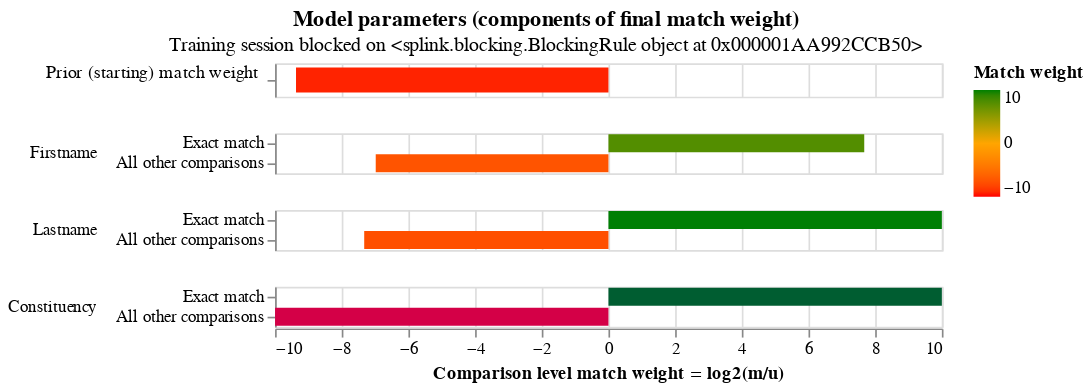

This figure's notebook cell:
### Code cell
em_session = linker.estimate_parameters_using_expectation_maximisation('True', fix_u_probabilities=False, fix_probability_two_random_records_match=False)
em_session.match_weights_interactive_history_chart()

### Figure 1 — Vega-Lite specification as saved in the notebook (floating-point values rounded to 4 significant figures)
{"config": {"view": {"width": 400, "height": 60}, "mark": {"tooltip": null}, "title": {"anchor": "middle"}, "header": {"title": null}}, "params": [{"name": "iteration_number", "value": 3, "bind": {"input": "range", "min": 0, "max": 3, "step": 1}, "description": "Filter by the iteration number"}], "data": {"values": [{"comparison_name": "probability_two_random_records_match", "sql_condition": null, "label_for_charts": "", "m_probability": null, "u_probability": null, "m_probability_description": null, "u_probability_description": null, "has_tf_adjustments": false, "tf_adjustment_column": null, "tf_adjustment_weight": null, "is_null_level": false, "bayes_factor": 0.0001, "log2_bayes_factor": -13.29, "comparison_vector_value": 0, "max_comparison_vector_value": 0, "bayes_factor_description": "The probability that two random records drawn at random match is 0.000 or one in  10,000.0 records.This is equivalent to a starting match weight of -13.288.", "probability_two_random_records_match": 0.001508, "comparison_sort_order": -1, "iteration": 0}, {"comparison_name": "Firstname", "sql_condition": "\"Firstname_l\" = \"Firstname_r\"", "label_for_charts": "Exact match", "m_probability": 0.95, "u_probability": 0.0009277, "m_probability_description": "Amongst matching record comparisons, 95.00% of records are in the exact match comparison level", "u_probability_description": "Amongst non-matching record comparisons, 0.09% of records are in the exact match comparison level", "has_tf_adjustments": false, "tf_adjustment_column": null, "tf_adjustment_weight": 1.0, "is_null_level": false, "bayes_factor": 1024.0, "log2_bayes_factor": 10.0, "comparison_vector_value": 1, "max_comparison_vector_value": 1, "bayes_factor_description": "If comparison level is `exact match` then comparison is 1,024.00 times more likely to be a match", "probability_two_random_records_match": 0.001508, "comparison_sort_order": 0, "iteration": 0}, {"comparison_name": "Firstname", "sql_condition": "ELSE", "label_for_charts": "All other comparisons", "m_probability": 0.05, "u_probability": 1.6, "m_probability_description": "Amongst matching record comparisons, 5.00% of records are in the all other comparisons comparison level", "u_probability_description": "Amongst non-matching record comparisons, 160.00% of records are in the all other comparisons comparison level", "has_tf_adjustments": false, "tf_adjustment_column": null, "tf_adjustment_weight": 1.0, "is_null_level": false, "bayes_factor": 0.03125, "log2_bayes_factor": -5.0, "comparison_vector_value": 0, "max_comparison_vector_value": 1, "bayes_factor_description": "If comparison level is `all other comparisons` then comparison is  32.00 times less likely to be a match", "probability_two_random_records_match": 0.001508, "comparison_sort_order": 0, "iteration": 0}, {"comparison_name": "Lastname", "sql_condition": "\"Lastname_l\" = \"Lastname_r\"", "label_for_charts": "Exact match", "m_probability": 0.95, "u_probability": 0.0009277, "m_probability_description": "Amongst matching record comparisons, 95.00% of records are in the exact match comparison level", "u_probability_description": "Amongst non-matching record comparisons, 0.09% of records are in the exact match comparison level", "has_tf_adjustments": false, "tf_adjustment_column": null, "tf_adjustment_weight": 1.0, "is_null_level": false, "bayes_factor": 1024.0, "log2_bayes_factor": 10.0, "comparison_vector_value": 1, "max_comparison_vector_value": 1, "bayes_factor_description": "If comparison level is `exact match` then comparison is 1,024.00 times more likely to be a match", "probability_two_random_records_match": 0.001508, "comparison_sort_order": 1, "iteration": 0}, {"comparison_name": "Lastname", "sql_condition": "ELSE", "label_for_charts": "All other comparisons", "m_probability": 0.05, "u_probability": 1.6, "m_probability_description": "Amongst matching record comparisons, 5.00% of records are in the all other comparisons comparison level", "u_probability_description": "Amongst non-matching record comparisons, 160.00% of records are in the all other comparisons comparison level", "has_tf_adjustments": false, "tf_adjustment_column": null, "tf_adjustment_weight": 1.0, "is_null_level": false, "bayes_factor": 0.03125, "log2_bayes_factor": -5.0, "comparison_vector_value": 0, "max_comparison_vector_value": 1, "bayes_factor_description": "If comparison level is `all other comparisons` then comparison is  32.00 times less likely to be a match", "probability_two_random_records_match": 0.001508, "comparison_sort_order": 1, "iteration": 0}, {"comparison_name": "Constituency", "sql_condition": "\"Constituency_l\" = \"Constituency_r\"", "label_for_charts": "Exact match", "m_probability": 0.95, "u_probability": 0.0009277, "m_probability_description": "Amongst matching record comparisons, 95.00% of records are in the exact match comparison level", "u_probability_description": "Amongst non-matching record comparisons, 0.09% of records are in the exact match comparison level", "has_tf_adjustments": false, "tf_adjustment_column": null, "tf_adjustment_weight": 1.0, "is_null_level": false, "bayes_factor": 1024.0, "log2_bayes_factor": 10.0, "comparison_vector_value": 1, "max_comparison_vector_value": 1, "bayes_factor_description": "If comparison level is `exact match` then comparison is 1,024.00 times more likely to be a match", "probability_two_random_records_match": 0.001508, "comparison_sort_order": 2, "iteration": 0}, {"comparison_name": "Constituency", "sql_condition": "ELSE", "label_for_charts": "All other comparisons", "m_probability": 0.05, "u_probability": 1.6, "m_probability_description": "Amongst matching record comparisons, 5.00% of records are in the all other comparisons comparison level", "u_probability_description": "Amongst non-matching record comparisons, 160.00% of records are in the all other comparisons comparison level", "has_tf_adjustments": false, "tf_adjustment_column": null, "tf_adjustment_weight": 1.0, "is_null_level": false, "bayes_factor": 0.03125, "log2_bayes_factor": -5.0, "comparison_vector_value": 0, "max_comparison_vector_value": 1, "bayes_factor_description": "If comparison level is `all other comparisons` then comparison is  32.00 times less likely to be a match", "probability_two_random_records_match": 0.001508, "comparison_sort_order": 2, "iteration": 0}, {"comparison_name": "probability_two_random_records_match", "sql_condition": null, "label_for_charts": "", "m_probability": null, "u_probability": null, "m_probability_description": null, "u_probability_description": null, "has_tf_adjustments": false, "tf_adjustment_column": null, "tf_adjustment_weight": null, "is_null_level": false, "bayes_factor": 0.001506, "log2_bayes_factor": -9.376, "comparison_vector_value": 0, "max_comparison_vector_value": 0, "bayes_factor_description": "The probability that two random records drawn at random match is 0.002 or one in  665.2 records.This is equivalent to a starting match weight of -9.376.", "probability_two_random_records_match": 0.001508, "comparison_sort_order": -1, "iteration": 1}, {"comparison_name": "Firstname", "sql_condition": "\"Firstname_l\" = \"Firstname_r\"", "label_for_charts": "Exact match", "m_probability": 0.9939, "u_probability": 0.004866, "m_probability_description": "Amongst matching record comparisons, 99.39% of records are in the exact match comparison level", "u_probability_description": "Amongst non-matching record comparisons, 0.49% of records are in the exact match comparison level", "has_tf_adjustments": false, "tf_adjustment_column": null, "tf_adjustment_weight": 1.0, "is_null_level": false, "bayes_factor": 204.3, "log2_bayes_factor": 7.674, "comparison_vector_value": 1, "max_comparison_vector_value": 1, "bayes_factor_description": "If comparison level is `exact match` then comparison is 204.26 times more likely to be a match", "probability_two_random_records_match": 0.001508, "comparison_sort_order": 0, "iteration": 1}, {"comparison_name": "Firstname", "sql_condition": "ELSE", "label_for_charts": "All other comparisons", "m_probability": 0.006091, "u_probability": 0.9951, "m_probability_description": "Amongst matching record comparisons, 0.61% of records are in the all other comparisons comparison level", "u_probability_description": "Amongst non-matching record comparisons, 99.51% of records are in the all other comparisons comparison level", "has_tf_adjustments": false, "tf_adjustment_column": null, "tf_adjustment_weight": 1.0, "is_null_level": false, "bayes_factor": 0.006121, "log2_bayes_factor": -7.352, "comparison_vector_value": 0, "max_comparison_vector_value": 1, "bayes_factor_description": "If comparison level is `all other comparisons` then comparison is  163.38 times less likely to be a match", "probability_two_random_records_match": 0.001508, "comparison_sort_order": 0, "iteration": 1}, {"comparison_name": "Lastname", "sql_condition": "\"Lastname_l\" = \"Lastname_r\"", "label_for_charts": "Exact match", "m_probability": 0.9948, "u_probability": 0.00083, "m_probability_description": "Amongst matching record comparisons, 99.48% of records are in the exact match comparison level", "u_probability_description": "Amongst non-matching record comparisons, 0.08% of records are in the exact match comparison level", "has_tf_adjustments": false, "tf_adjustment_column": null, "tf_adjustment_weight": 1.0, "is_null_level": false, "bayes_factor": 1199.0, "log2_bayes_factor": 10.23, "comparison_vector_value": 1, "max_comparison_vector_value": 1, "bayes_factor_description": "If comparison level is `exact match` then comparison is 1,198.64 times more likely to be a match", "probability_two_random_records_match": 0.001508, "comparison_sort_order": 1, "iteration": 1}, {"comparison_name": "Lastname", "sql_condition": "ELSE", "label_for_charts": "All other comparisons", "m_probability": 0.005153, "u_probability": 0.9992, "m_probability_description": "Amongst matching record comparisons, 0.52% of records are in the all other comparisons comparison level", "u_probability_description": "Amongst non-matching record comparisons, 99.92% of records are in the all other comparisons comparison level", "has_tf_adjustments": false, "tf_adjustment_column": null, "tf_adjustment_weight": 1.0, "is_null_level": false, "bayes_factor": 0.005157, "log2_bayes_factor": -7.599, "comparison_vector_value": 0, "max_comparison_vector_value": 1, "bayes_factor_description": "If comparison level is `all other comparisons` then comparison is  193.92 times less likely to be a match", "probability_two_random_records_match": 0.001508, "comparison_sort_order": 1, "iteration": 1}, {"comparison_name": "Constituency", "sql_condition": "\"Constituency_l\" = \"Constituency_r\"", "label_for_charts": "Exact match", "m_probability": 0.9996, "u_probability": 3.581e-05, "m_probability_description": "Amongst matching record comparisons, 99.96% of records are in the exact match comparison level", "u_probability_description": "Amongst non-matching record comparisons, 0.00% of records are in the exact match comparison level", "has_tf_adjustments": false, "tf_adjustment_column": null, "tf_adjustment_weight": 1.0, "is_null_level": false, "bayes_factor": 27910.0, "log2_bayes_factor": 14.77, "comparison_vector_value": 1, "max_comparison_vector_value": 1, "bayes_factor_description": "If comparison level is `exact match` then comparison is 27,911.25 times more likely to be a match", "probability_two_random_records_match": 0.001508, "comparison_sort_order": 2, "iteration": 1}, {"comparison_name": "Constituency", "sql_condition": "ELSE", "label_for_charts": "All other comparisons", "m_probability": 0.00038, "u_probability": 1.0, "m_probability_description": "Amongst matching record comparisons, 0.04% of records are in the all other comparisons comparison level", "u_probability_description": "Amongst non-matching record comparisons, 100.00% of records are in the all other comparisons comparison level", "has_tf_adjustments": false, "tf_adjustment_column": null, "tf_adjustment_weight": 1.0, "is_null_level": false, "bayes_factor": 0.0003801, "log2_bayes_factor": -11.36, "comparison_vector_value": 0, "max_comparison_vector_value": 1, "bayes_factor_description": "If comparison level is `all other comparisons` then comparison is  2,631.16 times less likely to be a match", "probability_two_random_records_match": 0.001508, "comparison_sort_order": 2, "iteration": 1}, {"comparison_name": "probability_two_random_records_match", "sql_condition": null, "label_for_charts": "", "m_probability": null, "u_probability": null, "m_probability_description": null, "u_probability_description": null, "has_tf_adjustments": false, "tf_adjustment_column": null, "tf_adjustment_weight": null, "is_null_level": false, "bayes_factor": 0.00151, "log2_bayes_factor": -9.371, "comparison_vector_value": 0, "max_comparison_vector_value": 0, "bayes_factor_description": "The probability that two random records drawn at random match is 0.002 or one in  663.4 records.This is equivalent to a starting match weight of -9.371.", "probability_two_random_records_match": 0.001508, "comparison_sort_order": -1, "iteration": 2}, {"comparison_name": "Firstname", "sql_condition": "\"Firstname_l\" = \"Firstname_r\"", "label_for_charts": "Exact match", "m_probability": 0.9921, "u_probability": 0.004864, "m_probability_description": "Amongst matching record comparisons, 99.21% of records are in the exact match comparison level", "u_probability_description": "Amongst non-matching record comparisons, 0.49% of records are in the exact match comparison level", "has_tf_adjustments": false, "tf_adjustment_column": null, "tf_adjustment_weight": 1.0, "is_null_level": false, "bayes_factor": 204.0, "log2_bayes_factor": 7.672, "comparison_vector_value": 1, "max_comparison_vector_value": 1, "bayes_factor_description": "If comparison level is `exact match` then comparison is 203.96 times more likely to be a match", "probability_two_random_records_match": 0.001508, "comparison_sort_order": 0, "iteration": 2}, {"comparison_name": "Firstname", "sql_condition": "ELSE", "label_for_charts": "All other comparisons", "m_probability": 0.007854, "u_probability": 0.9951, "m_probability_description": "Amongst matching record comparisons, 0.79% of records are in the all other comparisons comparison level", "u_probability_description": "Amongst non-matching record comparisons, 99.51% of records are in the all other comparisons comparison level", "has_tf_adjustments": false, "tf_adjustment_column": null, "tf_adjustment_weight": 1.0, "is_null_level": false, "bayes_factor": 0.007893, "log2_bayes_factor": -6.985, "comparison_vector_value": 0, "max_comparison_vector_value": 1, "bayes_factor_description": "If comparison level is `all other comparisons` then comparison is  126.70 times less likely to be a match", "probability_two_random_records_match": 0.001508, "comparison_sort_order": 0, "iteration": 2}, {"comparison_name": "Lastname", "sql_condition": "\"Lastname_l\" = \"Lastname_r\"", "label_for_charts": "Exact match", "m_probability": 0.9938, "u_probability": 0.0008273, "m_probability_description": "Amongst matching record comparisons, 99.38% of records are in the exact match comparison level", "u_probability_description": "Amongst non-matching record comparisons, 0.08% of records are in the exact match comparison level", "has_tf_adjustments": false, "tf_adjustment_column": null, "tf_adjustment_weight": 1.0, "is_null_level": false, "bayes_factor": 1201.0, "log2_bayes_factor": 10.23, "comparison_vector_value": 1, "max_comparison_vector_value": 1, "bayes_factor_description": "If comparison level is `exact match` then comparison is 1,201.27 times more likely to be a match", "probability_two_random_records_match": 0.001508, "comparison_sort_order": 1, "iteration": 2}, {"comparison_name": "Lastname", "sql_condition": "ELSE", "label_for_charts": "All other comparisons", "m_probability": 0.006171, "u_probability": 0.9992, "m_probability_description": "Amongst matching record comparisons, 0.62% of records are in the all other comparisons comparison level", "u_probability_description": "Amongst non-matching record comparisons, 99.92% of records are in the all other comparisons comparison level", "has_tf_adjustments": false, "tf_adjustment_column": null, "tf_adjustment_weight": 1.0, "is_null_level": false, "bayes_factor": 0.006176, "log2_bayes_factor": -7.339, "comparison_vector_value": 0, "max_comparison_vector_value": 1, "bayes_factor_description": "If comparison level is `all other comparisons` then comparison is  161.93 times less likely to be a match", "probability_two_random_records_match": 0.001508, "comparison_sort_order": 1, "iteration": 2}, {"comparison_name": "Constituency", "sql_condition": "\"Constituency_l\" = \"Constituency_r\"", "label_for_charts": "Exact match", "m_probability": 1.0, "u_probability": 3.102e-05, "m_probability_description": "Amongst matching record comparisons, 100.00% of records are in the exact match comparison level", "u_probability_description": "Amongst non-matching record comparisons, 0.00% of records are in the exact match comparison level", "has_tf_adjustments": false, "tf_adjustment_column": null, "tf_adjustment_weight": 1.0, "is_null_level": false, "bayes_factor": 32230.0, "log2_bayes_factor": 14.98, "comparison_vector_value": 1, "max_comparison_vector_value": 1, "bayes_factor_description": "If comparison level is `exact match` then comparison is 32,234.21 times more likely to be a match", "probability_two_random_records_match": 0.001508, "comparison_sort_order": 2, "iteration": 2}, {"comparison_name": "Constituency", "sql_condition": "ELSE", "label_for_charts": "All other comparisons", "m_probability": 4.254e-06, "u_probability": 1.0, "m_probability_description": "Amongst matching record comparisons, 0.00% of records are in the all other comparisons comparison level", "u_probability_description": "Amongst non-matching record comparisons, 100.00% of records are in the all other comparisons comparison level", "has_tf_adjustments": false, "tf_adjustment_column": null, "tf_adjustment_weight": 1.0, "is_null_level": false, "bayes_factor": 4.254e-06, "log2_bayes_factor": -17.84, "comparison_vector_value": 0, "max_comparison_vector_value": 1, "bayes_factor_description": "If comparison level is `all other comparisons` then comparison is  235,069.18 times less likely to be a match", "probability_two_random_records_match": 0.001508, "comparison_sort_order": 2, "iteration": 2}, {"comparison_name": "probability_two_random_records_match", "sql_condition": null, "label_for_charts": "", "m_probability": null, "u_probability": null, "m_probability_description": null, "u_probability_description": null, "has_tf_adjustments": false, "tf_adjustment_column": null, "tf_adjustment_weight": null, "is_null_level": false, "bayes_factor": 0.00151, "log2_bayes_factor": -9.371, "comparison_vector_value": 0, "max_comparison_vector_value": 0, "bayes_factor_description": "The probability that two random records drawn at random match is 0.002 or one in  663.3 records.This is equivalent to a starting match weight of -9.371.", "probability_two_random_records_match": 0.001508, "comparison_sort_order": -1, "iteration": 3}, {"comparison_name": "Firstname", "sql_condition": "\"Firstname_l\" = \"Firstname_r\"", "label_for_charts": "Exact match", "m_probability": 0.9921, "u_probability": 0.004864, "m_probability_description": "Amongst matching record comparisons, 99.21% of records are in the exact match comparison level", "u_probability_description": "Amongst non-matching record comparisons, 0.49% of records are in the exact match comparison level", "has_tf_adjustments": false, "tf_adjustment_column": null, "tf_adjustment_weight": 1.0, "is_null_level": false, "bayes_factor": 204.0, "log2_bayes_factor": 7.672, "comparison_vector_value": 1, "max_comparison_vector_value": 1, "bayes_factor_description": "If comparison level is `exact match` then comparison is 203.96 times more likely to be a match", "probability_two_random_records_match": 0.001508, "comparison_sort_order": 0, "iteration": 3}, {"comparison_name": "Firstname", "sql_condition": "ELSE", "label_for_charts": "All other comparisons", "m_probability": 0.007881, "u_probability": 0.9951, "m_probability_description": "Amongst matching record comparisons, 0.79% of records are in the all other comparisons comparison level", "u_probability_description": "Amongst non-matching record comparisons, 99.51% of records are in the all other comparisons comparison level", "has_tf_adjustments": false, "tf_adjustment_column": null, "tf_adjustment_weight": 1.0, "is_null_level": false, "bayes_factor": 0.00792, "log2_bayes_factor": -6.98, "comparison_vector_value": 0, "max_comparison_vector_value": 1, "bayes_factor_description": "If comparison level is `all other comparisons` then comparison is  126.27 times less likely to be a match", "probability_two_random_records_match": 0.001508, "comparison_sort_order": 0, "iteration": 3}, {"comparison_name": "Lastname", "sql_condition": "\"Lastname_l\" = \"Lastname_r\"", "label_for_charts": "Exact match", "m_probability": 0.9938, "u_probability": 0.0008273, "m_probability_description": "Amongst matching record comparisons, 99.38% of records are in the exact match comparison level", "u_probability_description": "Amongst non-matching record comparisons, 0.08% of records are in the exact match comparison level", "has_tf_adjustments": false, "tf_adjustment_column": null, "tf_adjustment_weight": 1.0, "is_null_level": false, "bayes_factor": 1201.0, "log2_bayes_factor": 10.23, "comparison_vector_value": 1, "max_comparison_vector_value": 1, "bayes_factor_description": "If comparison level is `exact match` then comparison is 1,201.21 times more likely to be a match", "probability_two_random_records_match": 0.001508, "comparison_sort_order": 1, "iteration": 3}, {"comparison_name": "Lastname", "sql_condition": "ELSE", "label_for_charts": "All other comparisons", "m_probability": 0.006227, "u_probability": 0.9992, "m_probability_description": "Amongst matching record comparisons, 0.62% of records are in the all other comparisons comparison level", "u_probability_description": "Amongst non-matching record comparisons, 99.92% of records are in the all other comparisons comparison level", "has_tf_adjustments": false, "tf_adjustment_column": null, "tf_adjustment_weight": 1.0, "is_null_level": false, "bayes_factor": 0.006233, "log2_bayes_factor": -7.326, "comparison_vector_value": 0, "max_comparison_vector_value": 1, "bayes_factor_description": "If comparison level is `all other comparisons` then comparison is  160.45 times less likely to be a match", "probability_two_random_records_match": 0.001508, "comparison_sort_order": 1, "iteration": 3}, {"comparison_name": "Constituency", "sql_condition": "\"Constituency_l\" = \"Constituency_r\"", "label_for_charts": "Exact match", "m_probability": 1.0, "u_probability": 3.092e-05, "m_probability_description": "Amongst matching record comparisons, 100.00% of records are in the exact match comparison level", "u_probability_description": "Amongst non-matching record comparisons, 0.00% of records are in the exact match comparison level", "has_tf_adjustments": false, "tf_adjustment_column": null, "tf_adjustment_weight": 1.0, "is_null_level": false, "bayes_factor": 32340.0, "log2_bayes_factor": 14.98, "comparison_vector_value": 1, "max_comparison_vector_value": 1, "bayes_factor_description": "If comparison level is `exact match` then comparison is 32,340.78 times more likely to be a match", "probability_two_random_records_match": 0.001508, "comparison_sort_order": 2, "iteration": 3}, {"comparison_name": "Constituency", "sql_condition": "ELSE", "label_for_charts": "All other comparisons", "m_probability": 5.963e-08, "u_probability": 1.0, "m_probability_description": "Amongst matching record comparisons, 0.00% of records are in the all other comparisons comparison level", "u_probability_description": "Amongst non-matching record comparisons, 100.00% of records are in the all other comparisons comparison level", "has_tf_adjustments": false, "tf_adjustment_column": null, "tf_adjustment_weight": 1.0, "is_null_level": false, "bayes_factor": 5.964e-08, "log2_bayes_factor": -24.0, "comparison_vector_value": 0, "max_comparison_vector_value": 1, "bayes_factor_description": "If comparison level is `all other comparisons` then comparison is  16,768,472.13 times less likely to be a match", "probability_two_random_records_match": 0.001508, "comparison_sort_order": 2, "iteration": 3}]}, "transform": [{"filter": "(datum.iteration == iteration_number)"}], "vconcat": [{"height": 20, "mark": {"type": "bar", "clip": true, "height": 15}, "selection": {"zoom_selector": {"type": "interval", "bind": "scales", "encodings": ["x"]}}, "transform": [{"filter": "(datum.comparison_name == 'probability_two_random_records_match')"}], "encoding": {"color": {"type": "quantitative", "field": "log2_bayes_factor", "title": "Match weight", "scale": {"range": ["red", "orange", "green"], "domain": [-10, 0, 10]}}, "tooltip": [{"type": "nominal", "field": "comparison_name", "title": "Comparison name"}, {"type": "nominal", "field": "probability_two_random_records_match", "format": ".4f", "title": "Probability two random records match"}, {"type": "quantitative", "field": "log2_bayes_factor", "title": "Equivalent match weight", "format": ",.4f"}, {"type": "nominal", "field": "bayes_factor_description", "title": "Match weight description"}], "x": {"type": "quantitative", "axis": {"labels": false, "domain": false, "title": "", "ticks": false}, "field": "log2_bayes_factor", "scale": {"domain": [-10, 10]}}, "y": {"type": "nominal", "field": "label_for_charts", "axis": {"title": "Prior (starting) match weight", "titleAngle": 0, "titleAlign": "right", "titleFontWeight": "normal"}, "sort": {"field": "comparison_vector_value", "order": "descending"}}}}, {"height": {"step": 12}, "mark": {"type": "bar", "clip": true}, "selection": {"zoom_selector": {"type": "interval", "bind": "scales", "encodings": ["x"]}}, "transform": [{"filter": "(datum.comparison_name != 'probability_two_random_records_match')"}], "encoding": {"color": {"type": "quantitative", "field": "log2_bayes_factor", "title": "Match weight", "scale": {"range": ["red", "orange", "green"], "domain": [-10, 0, 10]}}, "row": {"type": "nominal", "field": "comparison_name", "sort": {"field": "comparison_sort_order"}, "header": {"labelAngle": 0, "labelAnchor": "middle", "labelAlign": "left"}}, "tooltip": [{"type": "nominal", "field": "comparison_name", "title": "Comparison name"}, {"type": "ordinal", "field": "label_for_charts", "title": "Label"}, {"type": "nominal", "field": "sql_condition", "title": "SQL condition"}, {"type": "quantitative", "field": "m_probability", "format": ".4f", "title": "M probability"}, {"type": "quantitative", "field": "u_probability", "format": ".4f", "title": "U probability"}, {"type": "quantitative", "field": "bayes_factor", "title": "Bayes factor = m/u", "format": ",.4f"}, {"type": "quantitative", "field": "log2_bayes_factor", "title": "Match weight = log2(m/u)", "format": ",.4f"}, {"type": "nominal", "field": "bayes_factor_description", "title": "Match weight description"}], "x": {"type": "quantitative", "axis": {"title": "Comparison level match weight = log2(m/u)"}, "field": "log2_bayes_factor", "scale": {"domain": [-10, 10]}}, "y": {"type": "nominal", "field": "label_for_charts", "axis": {"title": null}, "sort": {"field": "comparison_vector_value", "order": "descending"}}}, "resolve": {"axis": {"y": "independent"}, "scale": {"y": "independent"}}}], "selection": {"zoom_selector": {"type": "interval", "bind": "scales", "encodings": ["x"]}}, "resolve": {"axis": {"y": "independent"}, "scale": {"y": "independent"}}, "title": {"text": "Model parameters (components of final match weight)", "subtitle": "Training session blocked on <splink.blocking.BlockingRule object at 0x000001AA992CCB50>"}, "$schema": "https://vega.github.io/schema/vega-lite/v5.2.json"}
